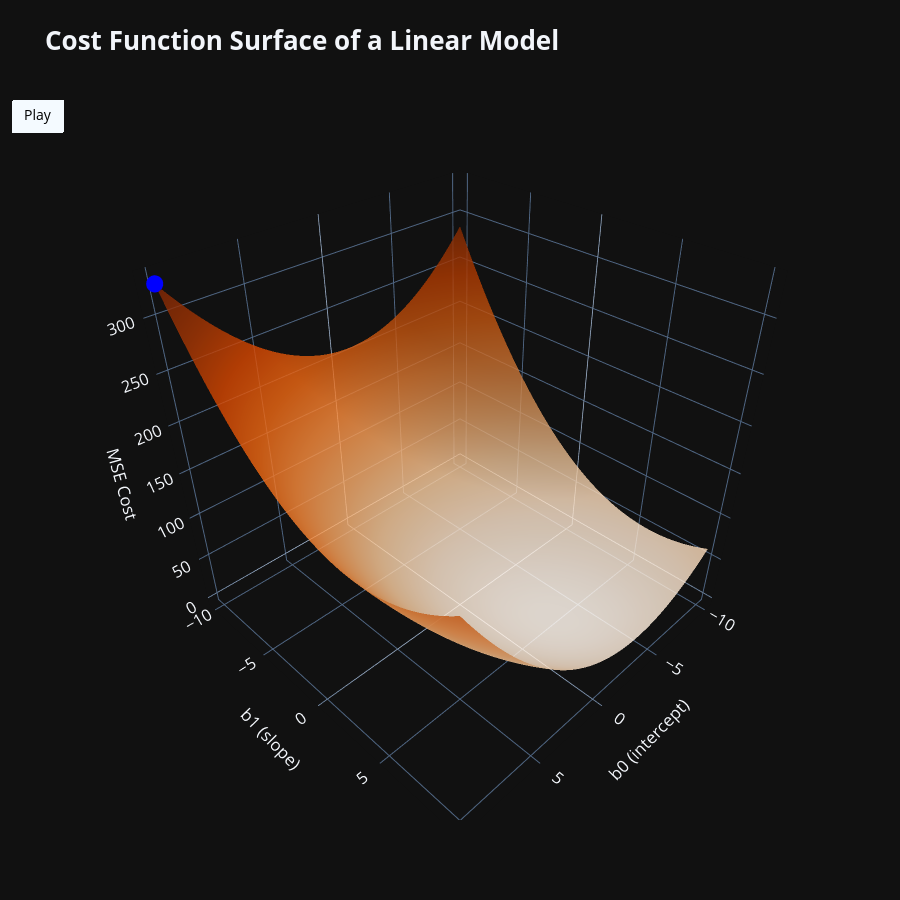

The cell this chart's notebook holds for it:
### Code cell
# Cost Function Example

X = np.random.randn(100, 1)
X_b = np.c_[np.ones((100, 1)), X]
y = 5 * X - 3 + np.random.randn(100, 1)

theta = np.array([[10], [-10]])
n = len(X)
trace = []
for i in range(0, 300):
    mse = np.linalg.norm(y - X_b @ theta)**2 / n
    trace.append((i, theta[0], theta[1], mse))
    theta = theta - 0.01 * 2/n * X_b.T.dot(X_b.dot(theta) - y)

b0_vals = np.linspace(-10, 10, 100)
b1_vals = np.linspace(-10, 10, 100)
B0, B1 = np.meshgrid(b0_vals, b1_vals)

Z = np.array([
    np.mean((y - (X * b1 + b0)) ** 2)
    for b0, b1 in zip(B0.ravel(), B1.ravel())
]).reshape(B0.shape)

fig = go.Figure(
    data=[
        go.Surface(
            x=B0,
            y=B1,
            z=Z,
            colorscale='Oranges',
            opacity=0.8,
            showscale=False
        ),
        go.Scatter3d(
            x=[float(trace[0][1].item())],
            y=[float(trace[0][2].item())],
            z=[trace[0][3]],
            mode='markers',
            marker=dict(color='blue', size=10)
        )
    ]
)

fig.update_layout(
    scene=dict(
        xaxis_title='b0 (intercept)',
        yaxis_title='b1 (slope)',
        zaxis_title='MSE Cost',
    ),
    title=dict(text="<b>Cost Function Surface of a Linear Model</b>", font=dict(size=26)),
    height=900, 
    width=900,
    updatemenus=[dict(
        type="buttons",
        bgcolor="white",
        font=dict(color="black", size=14),
        buttons=[dict(
            args=[None, {
                "frame": {"duration": 80, "redraw": True},
                "fromcurrent": True,
                "transition": {"duration": 0}
            }],
            label="Play",
            method="animate"
        )]
    )],
    font=dict(size=14),
    template="plotly_dark",
    showlegend=False
)

fig.update(frames=[go.Frame(
    data=[go.Scatter3d(
        x=[float(trace[i][1].item())],
        y=[float(trace[i][2].item())],
        z=[trace[i][3]],
        name='gradient')],
    traces=[1],
    name=str(i)
    )
    for i in range(0, 300, 2)])

fig.show()

### Figure 1 — Plotly figure (JSON) as saved in the notebook; plotly's stock layout.template omitted (floating-point values rounded to 4 significant figures; data arrays with more than 128 entries replaced by an {"elided": "..."} marker saying what was removed)
{"data": [{"colorscale": [[0, "rgb(255,245,235)"], [0.125, "rgb(254,230,206)"], [0.25, "rgb(253,208,162)"], [0.375, "rgb(253,174,107)"], [0.5, "rgb(253,141,60)"], [0.625, "rgb(241,105,19)"], [0.75, "rgb(217,72,1)"], [0.875, "rgb(166,54,3)"], [1, "rgb(127,39,4)"]], "opacity": 0.8, "showscale": false, "type": "surface", "x": {"elided": "100x100 float values"}, "y": {"elided": "100x100 float values"}, "z": {"elided": "100x100 float values"}}, {"marker": {"color": "blue", "size": 10}, "mode": "markers", "type": "scatter3d", "x": [10], "y": [-10], "z": [328.9]}], "layout": {"font": {"size": 14}, "height": 900, "scene": {"xaxis": {"title": {"text": "b0 (intercept)"}}, "yaxis": {"title": {"text": "b1 (slope)"}}, "zaxis": {"title": {"text": "MSE Cost"}}}, "showlegend": false, "title": {"font": {"size": 26}, "text": "<b>Cost Function Surface of a Linear Model</b>"}, "updatemenus": [{"bgcolor": "white", "buttons": [{"args": [null, {"frame": {"duration": 80, "redraw": true}, "fromcurrent": true, "transition": {"duration": 0}}], "label": "Play", "method": "animate"}], "font": {"color": "black", "size": 14}, "type": "buttons"}], "width": 900}}
